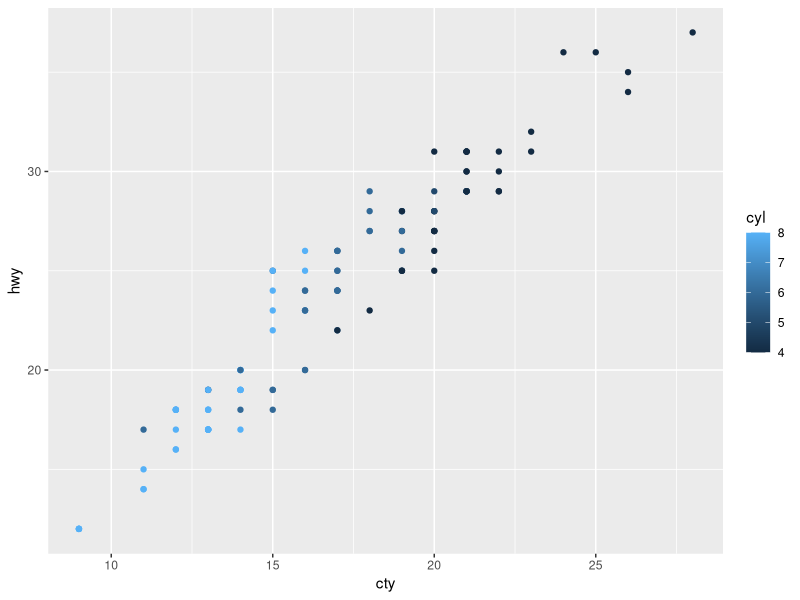
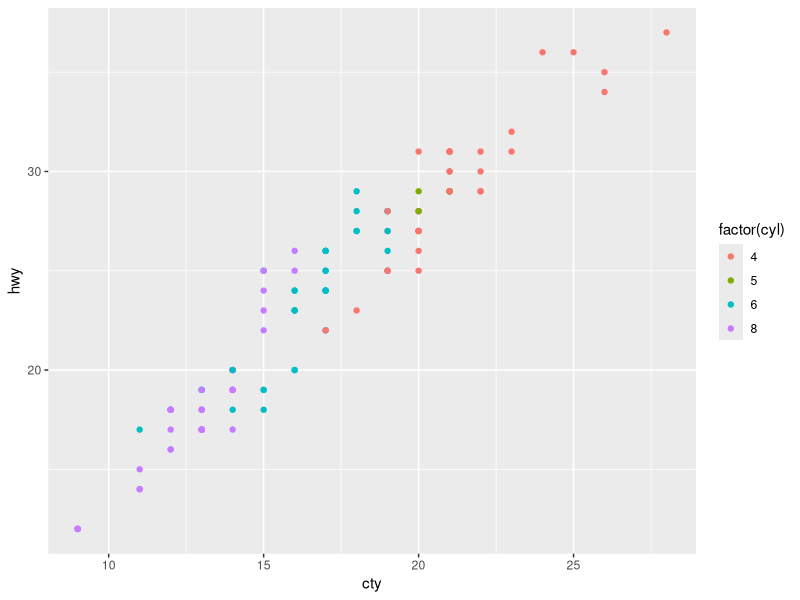
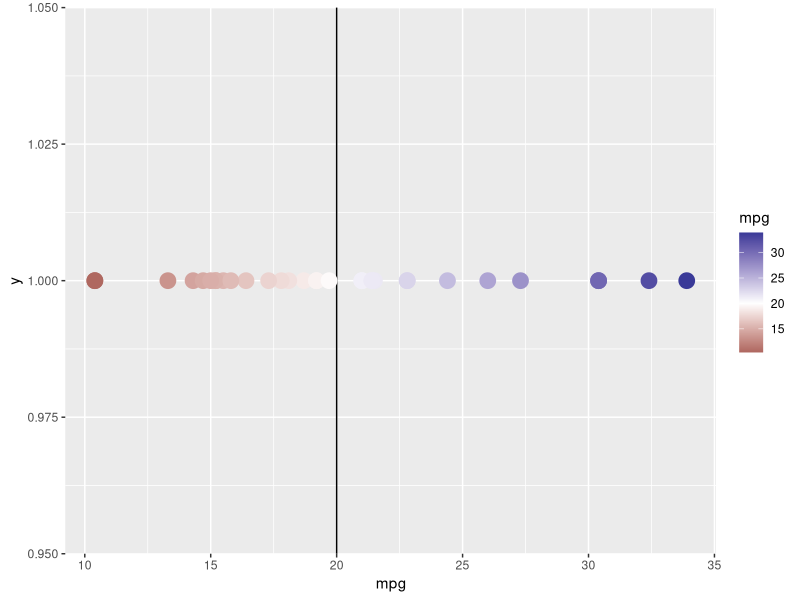
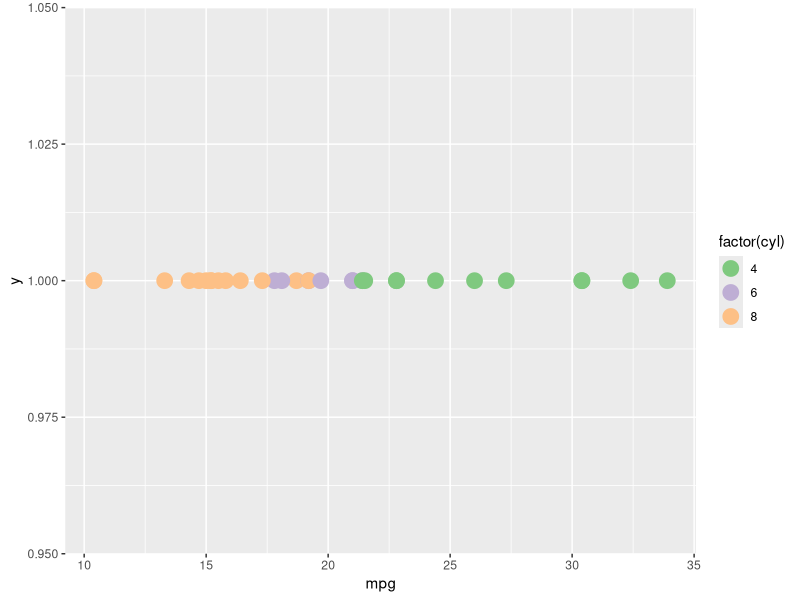
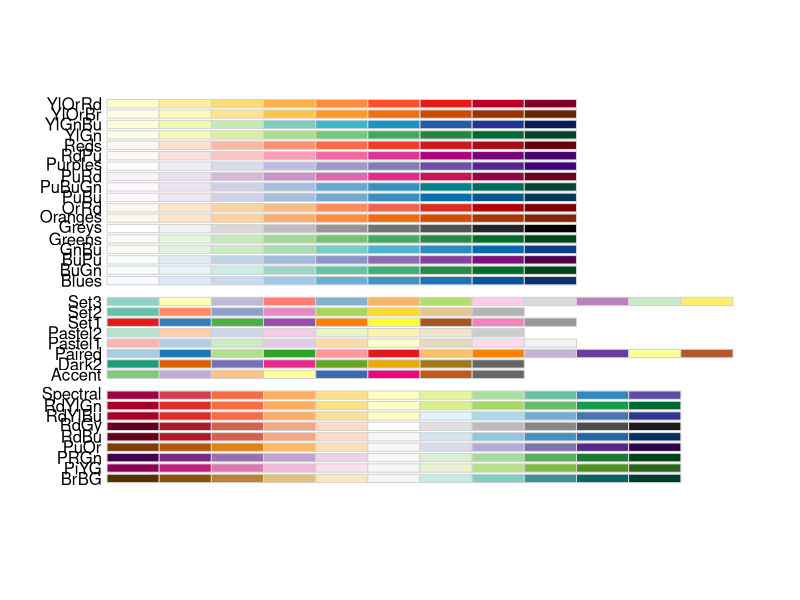
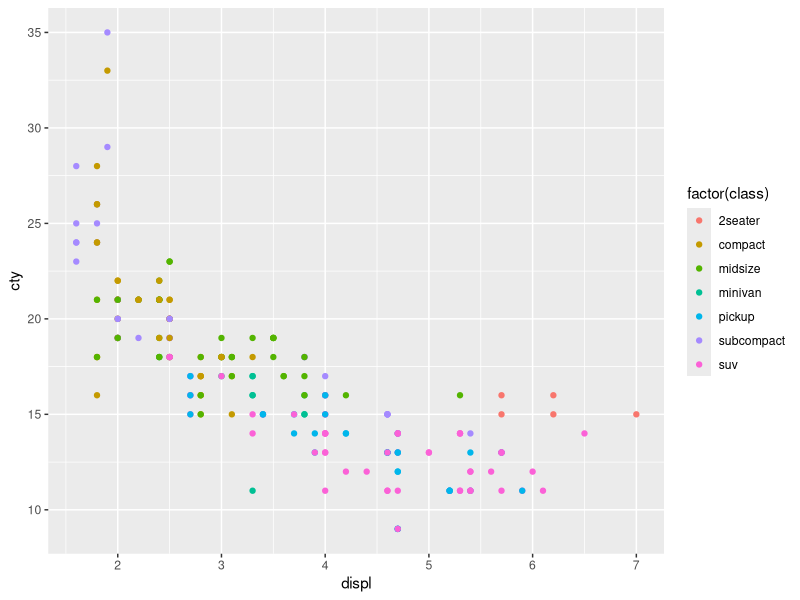
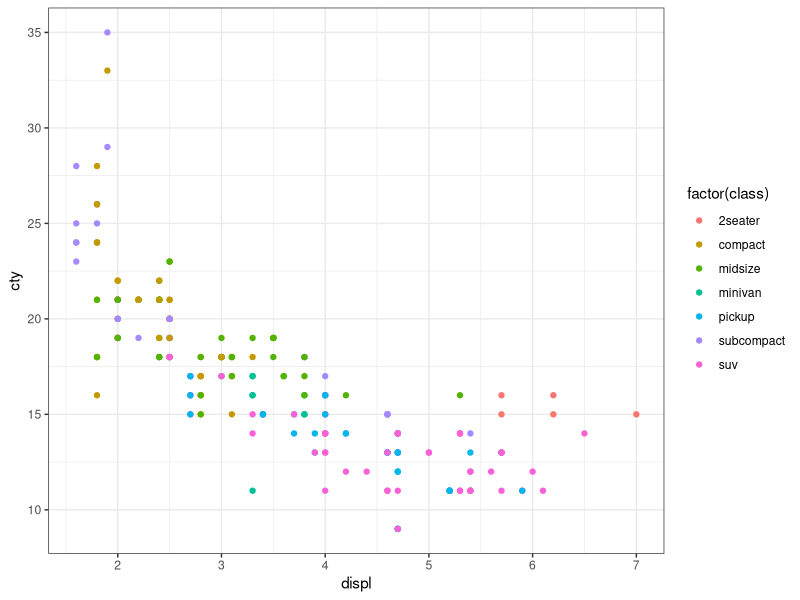
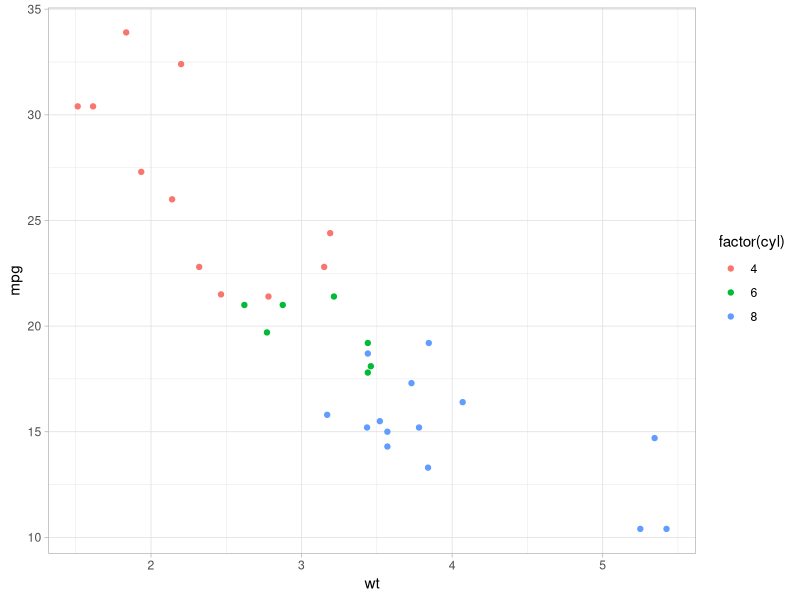

Here is the R script that generated these plots, in order:
## ---- chunk 1
library(tidyverse)
p1 <- mpg %>% filter(year == 2008) %>%
  ggplot(aes(x = cty, y = hwy, colour = cyl)) +
  geom_point()
## ---- chunk 2
p1 + scale_colour_continuous()
## ---- chunk 3
p2 <- mpg %>% filter(year == 2008) %>%
  ggplot(aes(x = cty, y = hwy, colour = factor(cyl))) +
  geom_point()
## ---- chunk 4
p2 + scale_colour_discrete()
## ---- chunk 5
mean(mtcars$mpg)

mtcars %>% 
  ggplot(aes(x = mpg, colour=mpg, y = 1)) + 
  geom_vline(xintercept=20) +
  geom_point(size = 5) +
  scale_colour_gradient2(midpoint = 20) 
## ---- chunk 6
mtcars %>% 
  ggplot(aes(x = mpg, colour=factor(cyl), y = 1)) + 
  geom_point(size = 5) +
  scale_color_brewer(type="qual")
## ---- chunk 7
library(RColorBrewer)
display.brewer.all()
## ---- chunk 8
p <- mpg %>% ggplot(aes(x = displ, y =  cty, colour= factor(class))) + geom_point()
## ---- chunk 9
p + theme_grey()
## ---- chunk 10
p + theme_bw()
## ---- chunk 11
p <- mtcars %>% ggplot(aes(x = wt, y =  mpg, colour= factor(cyl))) + geom_point()
## ---- chunk 12
p + theme_light()
## ---- chunk 13
p + theme_dark()
## ---- chunk 14
library(ggthemes)
## ---- chunk 15
p + theme_excel() 
## ---- chunk 16
p + theme_fivethirtyeight()
## ---- chunk 17
p + theme_light(base_size=18) 
## ---- chunk 18
p + theme_light(base_size=24)
## ---- chunk 19
mpg %>% ggplot(aes(x = manufacturer)) + geom_bar() +
  theme(axis.text.x = element_text(angle=90, vjust=0.5, hjust=1))
